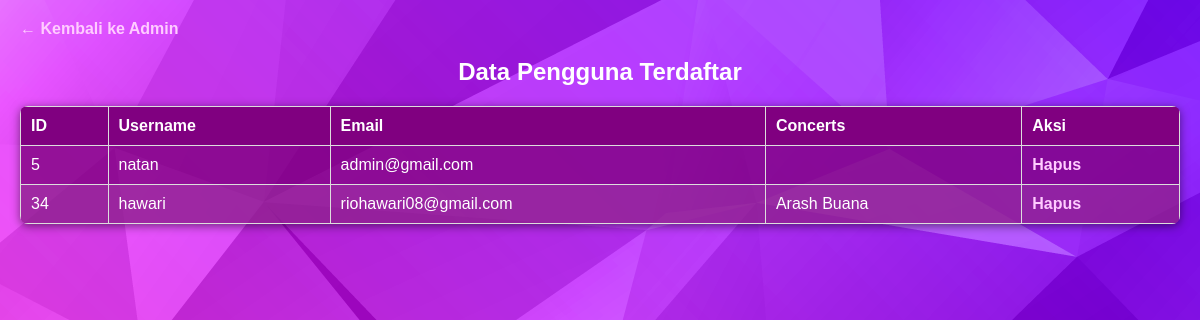
Screenshot of /tesuts/view_user.php with the database file from the repository.
### tables this page shows
CREATE TABLE `users` (
  `id` int(11) NOT NULL,
  `username` varchar(100) NOT NULL,
  `password` varchar(100) NOT NULL,
  `role` enum('user','admin') NOT NULL,
  `created_at` timestamp NOT NULL DEFAULT current_timestamp(),
  `email` varchar(255) NOT NULL
);

### tesuts/view_user.php (the view, shortened to what this page needs)
<?php
$conn = new mysqli("localhost", "root", "", "concert_system");
$query = "
    SELECT u.id, u.username, u.email, GROUP_CONCAT(c.name SEPARATOR ', ') AS concerts
    FROM users u
    LEFT JOIN registrations r ON u.email = r.email
    LEFT JOIN concerts c ON r.concert_id = c.id
    GROUP BY u.id
";
$result = $conn->query($query);
?>
<!DOCTYPE html>
<html lang="en">
<head>
</head>
<body>
    <a href="admin.php" style="color: #ffccff; text-decoration: none; font-weight: bold;">
        &#8592; Kembali ke Admin
    </a>
    <h2>Data Pengguna Terdaftar</h2>
    <table>
        <thead>
            <tr>
                <th>ID</th>
                <th>Username</th>
                <th>Email</th>
                <th>Concerts</th>
                <th>Aksi</th>
            </tr>
        </thead>
        <tbody>
            <?php
            if ($result) {
                while ($row = $result->fetch_assoc()) {
                    echo '<tr>';
                    echo '<td data-label="ID">' . htmlspecialchars($row['id']) . '</td>';
                    echo '<td data-label="Username">' . htmlspecialchars($row['username']) . '</td>';
                    echo '<td data-label="Email">' . htmlspecialchars($row['email']) . '</td>';
                    echo '<td data-label="Concerts">' . htmlspecialchars($row['concerts']) . '</td>';
                    echo '<td data-label="Aksi"><a href="?delete=' . htmlspecialchars($row['id']) . '" onclick="return confirm(\'Anda yakin ingin menghapus akun ini?\');">Hapus</a></td>';
                    echo '</tr>';
                }
            } else {
                echo '<tr><td colspan="5">Error in query: ' . htmlspecialchars($conn->error) . '</td></tr>';
            }
            ?>
        </tbody>
    </table>
</body>
</html>

### tesuts/view_user.php (style rules this page uses)
body { font-family: "Arial", sans-serif; background-image: url('uploads/bg-login.png'); margin: 0; padding: 20px; color: #fff; }
h2 { color: white; text-align: center; margin-bottom: 20px; }
table { width: 100%; border-collapse: collapse; box-shadow: 0 2px 10px rgba(0, 0, 0, 0.5); border-radius: 8px; overflow: hidden; background-color: rgba(128, 0, 128, 0.8); }
th, td { border: 1px solid #ddd; padding: 12px; text-align: left; }
th { background-color: #800080; color: white; }
tr:nth-child(even) { background-color: rgba(255, 255, 255, 0.1); }
a { color: #ffccff; text-decoration: none; font-weight: bold; }
@media (max-width: 1200px) { th, td { padding: 10px; } }

### rows the page displays
users: id "5", username "natan", email "admin@gmail.com"
users: id "34", username "hawari", email "riohawari08@gmail.com", concerts "Arash Buana"
